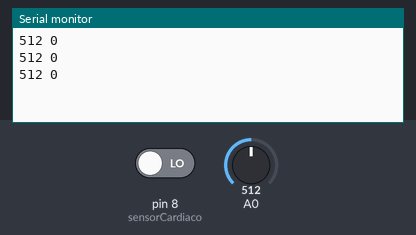
The sketch below on a simulated Arduino Uno, built with avr-gcc and run on an emulated ATmega328P. Shown: the last lines printed to the serial monitor. The inputs (shaded band) are chosen by the test bench; at power-on: A0 = 512, pin 8 (sensorCardiaco) LOW.

Above: at 1.3 s.
1.4 s: A0 set to 716
At 1.9 s:
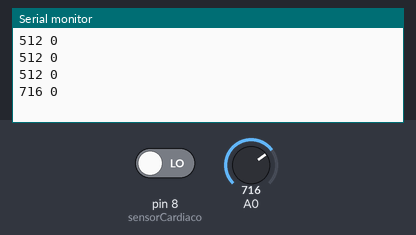
2.9 s: pin 8 (sensorCardiaco) driven HIGH
At 3.3 s:
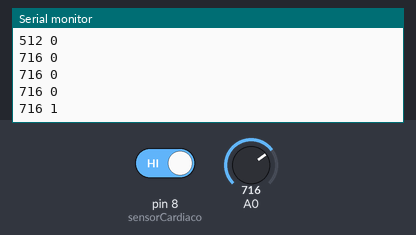
4.4 s: A0 set to 900
At 4.9 s:
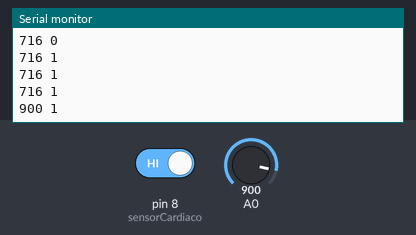
5.9 s: pin 8 (sensorCardiaco) driven LOW
At 6.4 s:
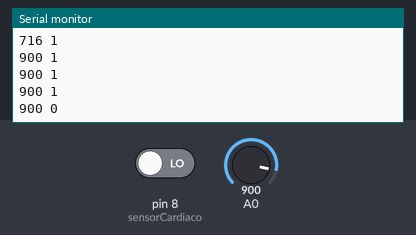
Timing chart, 0 to 8.4 s (numbered marks = the images above; inputs shaded):
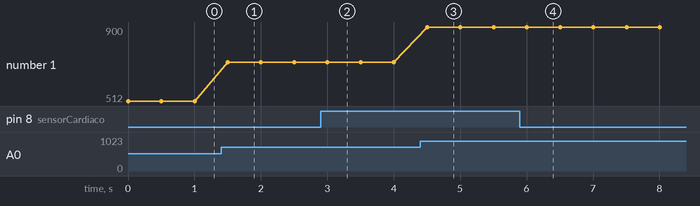

Measured:
- after the input at 1.4 s, the serial monitor: prints a new line after 0.10 s (image 1)
- after the input at 2.9 s, the serial monitor: prints a new line after 0.10 s (image 2)
- after the input at 4.4 s, the serial monitor: prints a new line after 0.10 s (image 3)
- after the input at 5.9 s, the serial monitor: prints a new line after 0.10 s (image 4)
- plotted number 1: 512 → 716 after the input at 1.4 s, 716 → 900 after the input at 4.4 s

The sketch:

CasoReal.ino
```cpp
/*
++++++++++++++++++++++++++++++++++++++++++++++++++++++++++++++++++++++++++++
+
+  CODIGO (CASO REAL) PARA "SERIAL SENSOR PLOT 1.0"  "WINDOWS Y ANDROID"   +
+
++++++++++++++++++++++++++++++++++++++++++++++++++++++++++++++++++++++++++++
 */
byte   sensorCardiaco = 8;//entrada de arduino donde esta el sensor cardiaco
String envia="";//string (vacio al inicio) que tendra toda la cadena a enviar con cada dato incrustado
                //y separado por un espacio entre cada dato y al final
void setup()
{
  //definimos como entrada, configuramos el pueto serie a 9600 que es el que usa "Serial Sensor Plot 1.0"
  pinMode(sensorCardiaco,INPUT);
  pinMode(A0,INPUT);
  Serial.begin(9600);
}
void loop()
{
   //sensor 1--------------------------------
   // se carga el valor analogico leido en A0 (potenciometro) al Strin "envia"
   envia.concat(analogRead(A0));
   //agregamos un espacio al final de la cadena anterior
   envia.concat(" ");
   //sensor 2--------------------------------
   // leemos el pin 8 para ver si hay pulso si lo hay pegamos al Strin "envia" un 1 de lo contrario le pegamos un 0
   if(digitalRead(sensorCardiaco)==HIGH){envia.concat(1);} else {envia.concat(0);}
   //agregamos nuevamente un espacio
   envia.concat(" ");
   //si quisieramos agregar mas datos lo hacemos con "envia.concat(DATO)"; seguido de espacio al final envia.concat(" ");
   //sensor 3------------------------------
   //....
   //....
   //sensor 4------------------------------
  //....
  //....
  //enviamos
  Serial.println(envia);
  //limpiamos el string "envia" para iniciar nuevamente el loop
  envia="";
  //un retardo aveces si no lo pongo me causa problemas
  delay(500);//el tiempo debe ser el mismo que en Android y Windows
}
```
